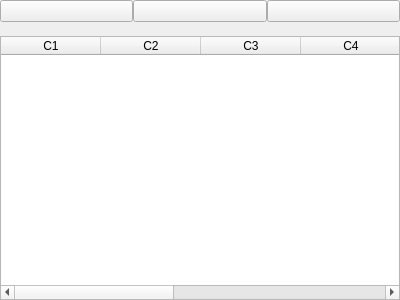
<?xml version="1.0" encoding="UTF-8"?>
<ui version="4.0">
 <class>Frame</class>
 <widget class="QFrame" name="Frame">
  <property name="geometry">
   <rect>
    <x>0</x>
    <y>0</y>
    <width>400</width>
    <height>300</height>
   </rect>
  </property>
  <property name="windowTitle">
   <string>Frame</string>
  </property>
  <layout class="QVBoxLayout" name="verticalLayout_3">
   <property name="spacing">
    <number>0</number>
   </property>
   <property name="leftMargin">
    <number>0</number>
   </property>
   <property name="topMargin">
    <number>0</number>
   </property>
   <property name="rightMargin">
    <number>0</number>
   </property>
   <property name="bottomMargin">
    <number>0</number>
   </property>
   <item>
    <layout class="QHBoxLayout" name="horizontalLayout">
     <property name="spacing">
      <number>-1</number>
     </property>
     <item>
      <widget class="QPushButton" name="pbAdd">
       <property name="text">
        <string/>
       </property>
      </widget>
     </item>
     <item>
      <widget class="QPushButton" name="pbEdit">
       <property name="text">
        <string/>
       </property>
      </widget>
     </item>
     <item>
      <widget class="QPushButton" name="pbDelete">
       <property name="text">
        <string/>
       </property>
      </widget>
     </item>
    </layout>
   </item>
   <item>
    <layout class="QVBoxLayout" name="verticalLayout">
     <property name="spacing">
      <number>-1</number>
     </property>
     <property name="bottomMargin">
      <number>0</number>
     </property>
     <item>
      <widget class="QLabel" name="lMessageList">
       <property name="text">
        <string/>
       </property>
       <property name="alignment">
        <set>Qt::AlignCenter</set>
       </property>
      </widget>
     </item>
    </layout>
   </item>
   <item>
    <layout class="QVBoxLayout" name="verticalLayout_2">
     <item>
      <widget class="QTableWidget" name="tableWidget">
       <column>
        <property name="text">
         <string>C1</string>
        </property>
       </column>
       <column>
        <property name="text">
         <string>C2</string>
        </property>
       </column>
       <column>
        <property name="text">
         <string>C3</string>
        </property>
       </column>
       <column>
        <property name="text">
         <string>C4</string>
        </property>
       </column>
       <column>
        <property name="text">
         <string>C5</string>
        </property>
       </column>
       <column>
        <property name="text">
         <string>C6</string>
        </property>
       </column>
       <column>
        <property name="text">
         <string>C7</string>
        </property>
       </column>
      </widget>
     </item>
    </layout>
   </item>
  </layout>
 </widget>
 <resources/>
 <connections/>
</ui>
